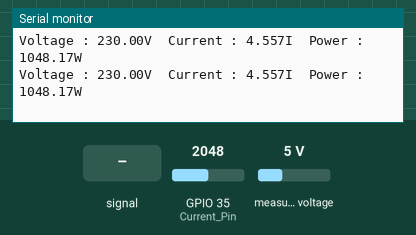
Simulated run of this sketch. Board: ESP32. On the bench: the last lines printed to the serial monitor. Inputs (shaded band) come from the test bench; at power-on: measured voltage 5 V, GPIO 35 (Current_Pin) = 2048.

Above: at 1.2 s.
1.3 s: GPIO 35 (Current_Pin) fed a 200 Hz sine of ±327 counts around its level
At 1.9 s:
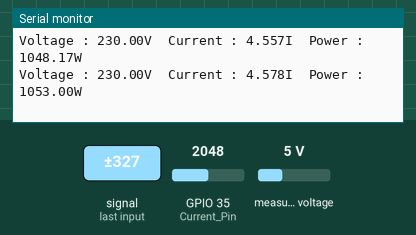
2.8 s: measured voltage set to 0.3 V
At 2.8 s:
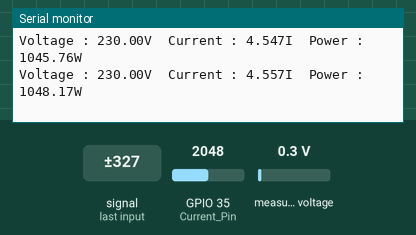
4.3 s: GPIO 35 (Current_Pin) set to 2866
At 5.1 s:
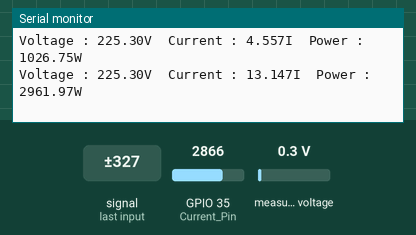
5.8 s: measured voltage set to 3.8 V
At 6.4 s:
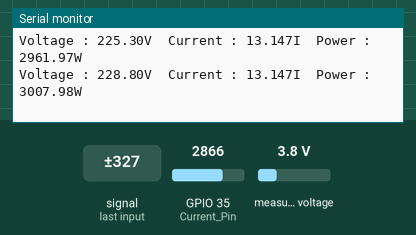
7.3 s: GPIO 35 (Current_Pin) set to 3603
At 8.3 s:
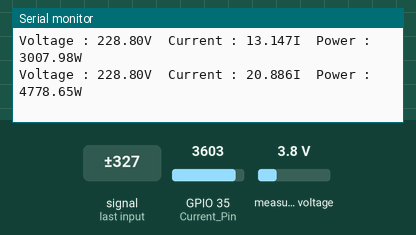
Timing chart, 0 to 9.8 s (numbered marks = the images above; inputs shaded):
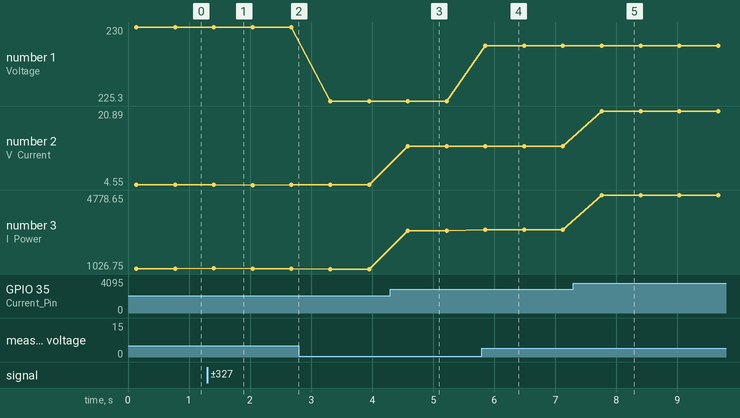

Measured:
- after the input at 1.3 s, the serial monitor: prints a new line after 0.11 s (image 1)
- after the input at 4.3 s, the serial monitor: prints a new line after 0.29 s (image 3)
- after the input at 5.8 s, the serial monitor: prints a new line after 0.06 s (image 4)
- after the input at 7.3 s, the serial monitor: prints a new line after 0.46 s (image 5)
- plotted number 1: 230 → 225.3 after the input at 2.8 s, 225.3 → 228.8 after the input at 5.8 s
- plotted number 2: 4.56 → 13.15 after the input at 4.3 s, 13.15 → 20.89 after the input at 7.3 s
- plotted number 3: 1048.17 → 1026.75 after the input at 2.8 s, 1026.75 → 2961.97 after the input at 4.3 s, 2961.97 → 3007.98 after the input at 5.8 s, 3007.98 → 4778.65 after the input at 7.3 s

The sketch:

Energy_Monitoring.ino
```cpp
/**
   This code is to print the values of

   - Current
   - Voltage
   &
   - Power

   on Serial Monitor
*/

#include <ZMPT101B.h> //https://github.com/Abdurraziq/ZMPT101B-arduino/tree/master

#define SENSITIVITY 553.0f // Voltage calibaration value
#define Voltage_Pin 34
#define Current_Pin 35

// ZMPT101B sensor output connected to analog pin A0
// and the voltage source frequency is 50 Hz.
ZMPT101B voltageSensor(Voltage_Pin, 50.0);

void setup() {
  Serial.begin(115200);
  analogSetPinAttenuation(Current_Pin, ADC_0db);
  // Change the sensitivity value based on value you got from the calibrate
  // example.
  voltageSensor.setSensitivity(SENSITIVITY);
}

void loop() {
  // read the voltage and then print via Serial.

  int a = 0;
  for (int j = 0; j < 1024; j++) {
    a += analogRead(35);
  }

  //Serial.println(a/1024);
  a = (a / 1024) - 1614;
  if (a < 2)
  {
    a = 0;
  }
  float voltage = voltageSensor.getRmsVoltage();
  Serial.print("Voltage : ");
  Serial.print(voltage);
  float AMPv = ((float(a) / 4095.0) * 43.0);

  Serial.print("V  Current : ");
  Serial.print(AMPv, 3 );
  Serial.print("I  Power : ");
  Serial.print(voltage * AMPv );
  Serial.println("W");
  delay(500);
}
```
